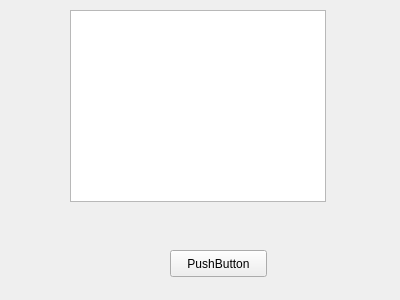
<?xml version="1.0" encoding="UTF-8"?>
<ui version="4.0">
 <class>Form</class>
 <widget class="QWidget" name="Form">
  <property name="geometry">
   <rect>
    <x>0</x>
    <y>0</y>
    <width>400</width>
    <height>300</height>
   </rect>
  </property>
  <property name="windowTitle">
   <string>Form</string>
  </property>
  <widget class="QTableWidget" name="tableWidget">
   <property name="geometry">
    <rect>
     <x>70</x>
     <y>10</y>
     <width>256</width>
     <height>192</height>
    </rect>
   </property>
   <property name="styleSheet">
    <string notr="true">QTableWidget { color: red}</string>
   </property>
   <property name="sortingEnabled">
    <bool>true</bool>
   </property>
  </widget>
  <widget class="QPushButton" name="pushButton">
   <property name="geometry">
    <rect>
     <x>170</x>
     <y>250</y>
     <width>97</width>
     <height>27</height>
    </rect>
   </property>
   <property name="text">
    <string>PushButton</string>
   </property>
  </widget>
 </widget>
 <resources/>
 <connections/>
</ui>
